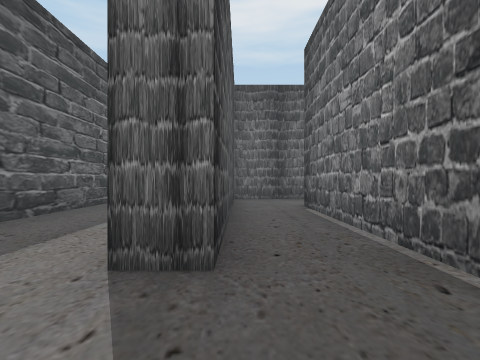
[1] (above)

20 first-person views from a walk through a 3-D level made in the Unity game engine. The camera is 1.4 m above the floor, looks level and sees 90° across. Doors are open. The floor is counted in squares, 2 m on a side. Each view is taken from the middle of a square. On the plan, view 1 faces up. The plan holds only what a view shows up to about 9 squares ahead; the rest is blank. The player character is not drawn. Some animated figures are left out.

[2]
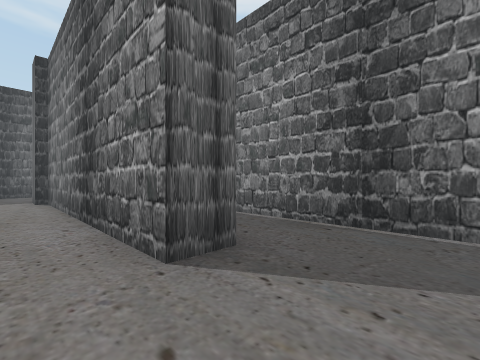

[3]
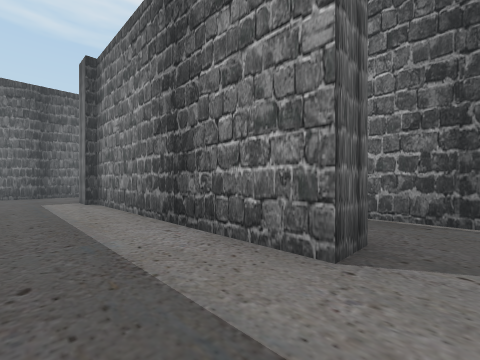

[4]
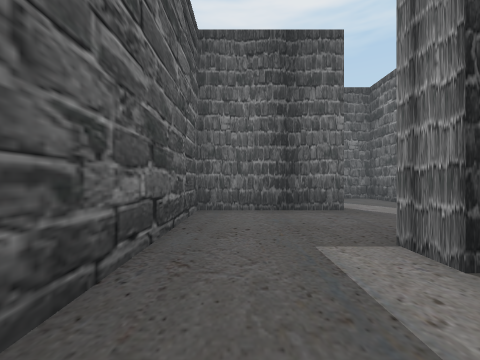

[5]
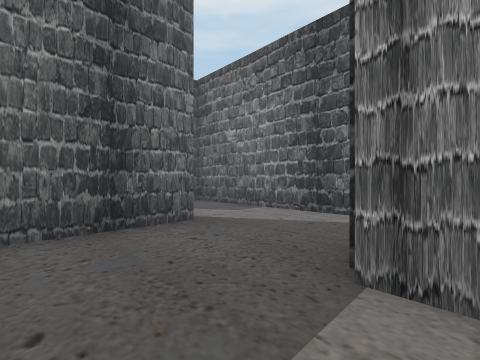

[6]
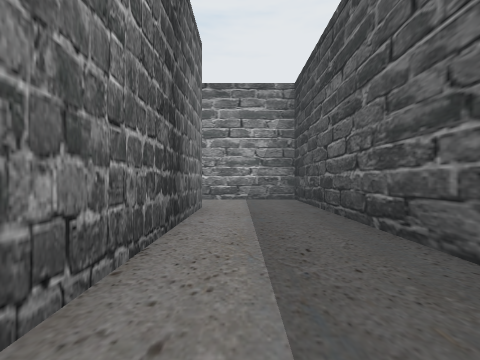

[7]
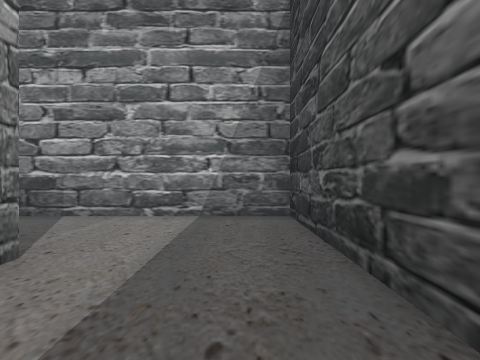

[8]
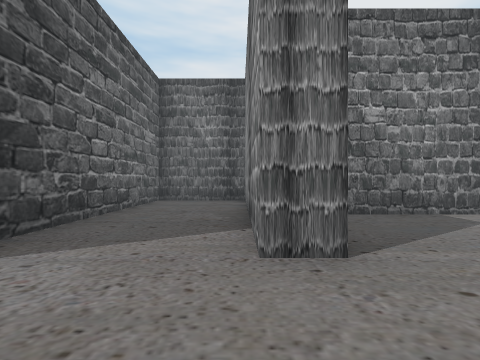

[9]
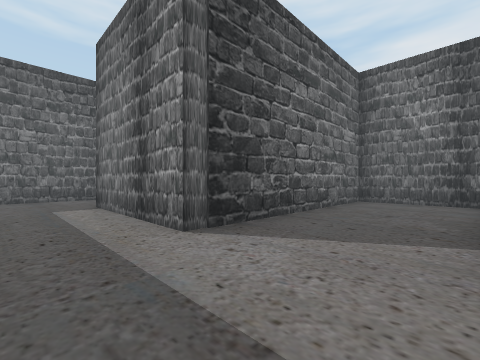

[10]
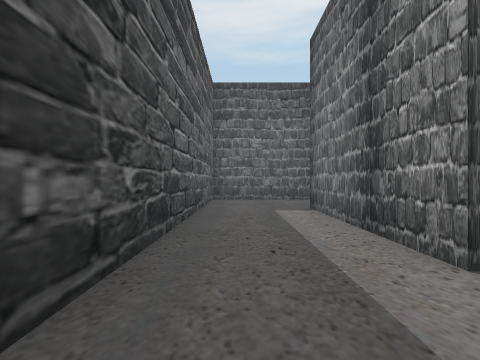

[11]
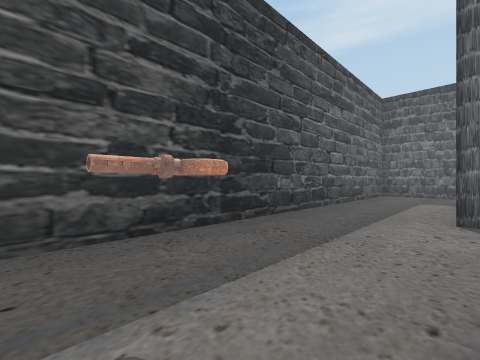

[12]
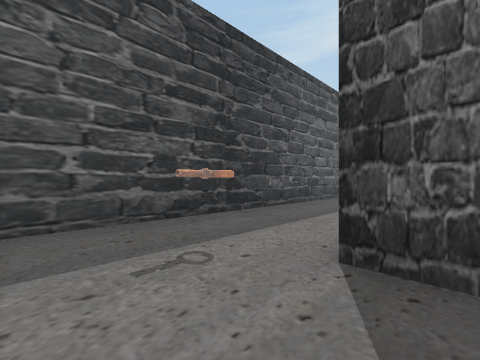

[13]
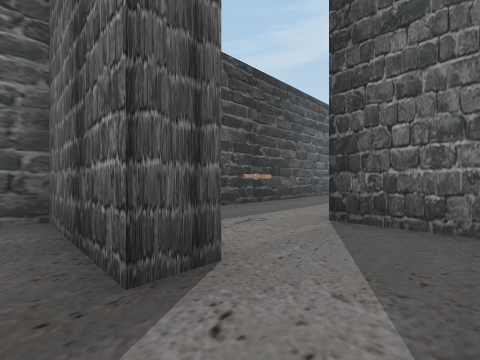

[14]
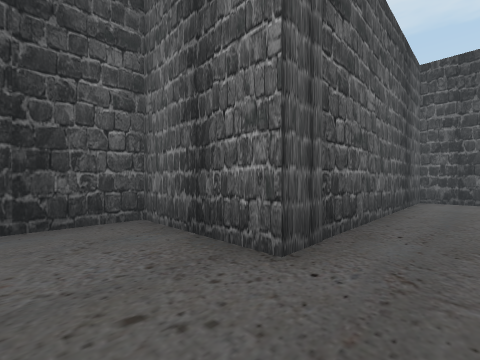

[15]
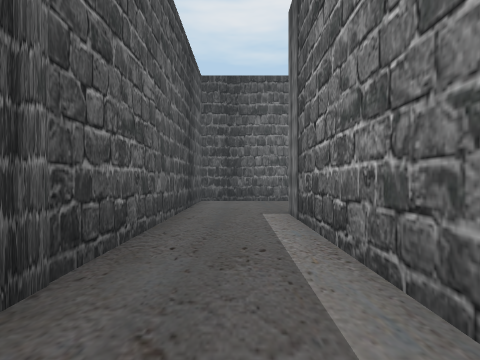

[16]
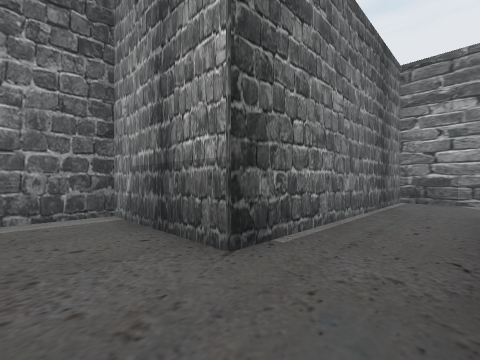

[17]
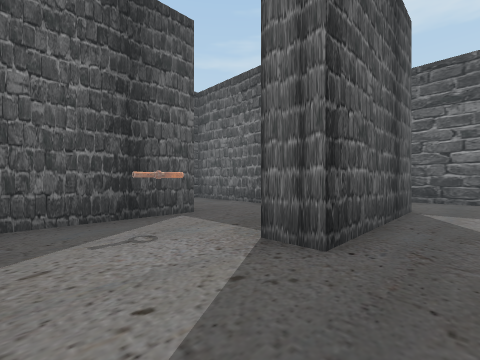

[18]
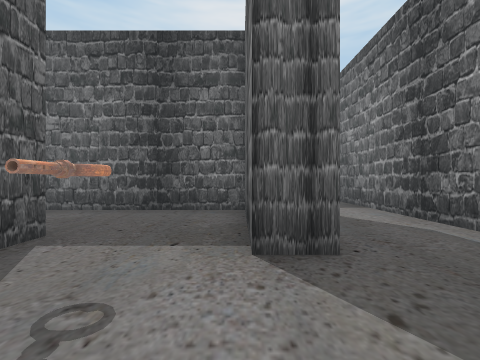

[19]
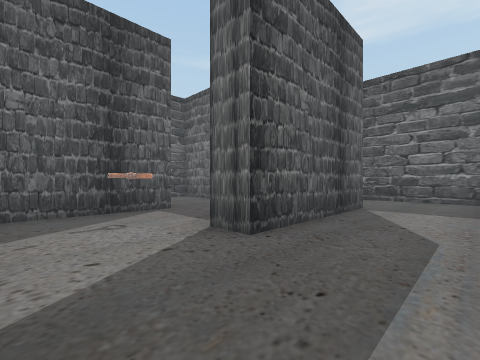

[20]
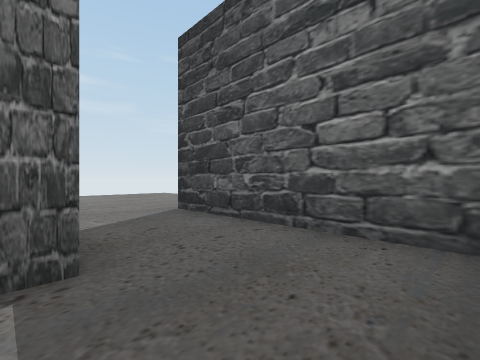

### Floor plan
Points are (right, up) in squares from view 1. A wall is a line through its corners. A room is listed if a view was taken in it or the views show most of it. See-through windows are left out.
Room 1 (views 1, 16)
walls: (-1.5, -0.6) (1.7, -0.6) (1.7, 6.4); (2.7, 8.8) (-0.2, 8.8) (-0.2, 1.9) (-1, 1.9)
ways out: opening at (-1, 0.5) to room 2; opening at (2, 7.5) to room 4
Room 2 (views 2, 3, 4, 5, 6, 7, 13)
walls: (-1.3, 8.8) (-1.3, 9.6); (1.9, 10.8) (1.9, 13.5); (-0.6, 13.4) (-0.6, 12.6) (-4, 12.6) (-4, -0.6) (-1.5, -0.6); (-1, 1.9) (-1, 8.9)
ways out: opening at (-1, 0.5) to room 1; opening at (0.5, 13) to room 3
Room 3 (views 8, 9, 10, 11, 12)
walls: (1.9, 13.5) (1.9, 16) (-0.8, 16) (-0.8, 16.8) (5.3, 16.8) (5.3, 19.8) (-1.3, 19.8) (-1.3, 24); (-0.6, 26.6) (-4, 26.6) (-4, 14)
ways out: opening at (0.5, 13) to room 2; opening at (-1, 25.5) to room 6
Room 4 (views 14, 15)
walls: (5.6, 16) (2.7, 16) (2.7, 8.8); (1.7, 6.4) (5, 6.4) (5, 13)
ways out: opening at (2, 7.5) to room 1; opening at (5.5, 14.5)
Room 5 (views 17, 18, 19, 20)
walls: (5.3, 24.2) (5.3, 28.9); (2.9, 27.5) (2.9, 23.2) (2.1, 23.2) (2.1, 24.4); (-0.4, 24) (-0.4, 21); (5, 30.1) (-0.2, 30.1)
ways out: opening at (0.5, 24) to room 6; open door at (0, 29)
Room 6 (no view inside)
walls: (2.1, 24.4) (2.1, 26.6) (-0.6, 26.6)
ways out: opening at (-1, 25.5) to room 3; opening at (0.5, 24) to room 5

Positions as (right, up) in squares from view 1, and headings:
1: (0, 0), facing up
2: (-2, 0), facing up-right
3: (-3, 1), facing up-right
4: (-3, 7), facing up
5: (-3, 9), facing up-right
6: (-2, 8), facing down
7: (-3, 4), facing down
8: (-3, 17), facing right
9: (-3, 17), facing up-right
10: (-3, 18), facing up
11: (-1, 15), facing up-left
12: (0, 14), facing up-left
13: (1, 12), facing up-left
14: (4, 7), facing up-left
15: (4, 8), facing up
16: (0, 8), facing down-right
17: (4, 21), facing up-left
18: (2, 21), facing up
19: (5, 21), facing up-left
20: (5, 27), facing up-left
